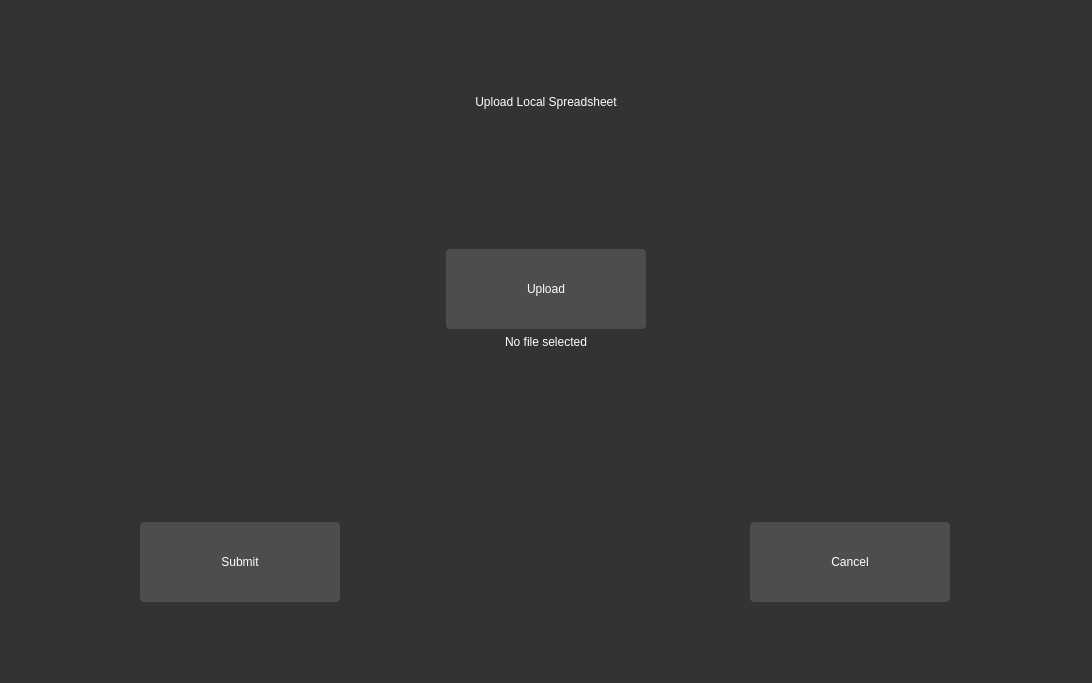
<?xml version="1.0" encoding="UTF-8"?>
<ui version="4.0">
 <class>Form</class>
 <widget class="QWidget" name="Form">
  <property name="geometry">
   <rect>
    <x>0</x>
    <y>0</y>
    <width>1092</width>
    <height>683</height>
   </rect>
  </property>
  <property name="minimumSize">
   <size>
    <width>1092</width>
    <height>682</height>
   </size>
  </property>
  <property name="windowTitle">
   <string>Form</string>
  </property>
  <property name="styleSheet">
   <string notr="true">  QWidget {
        background-color: #333333;
        color: #ffffff;
        border: none;
    }
    QPushButton {
        background-color: #4d4d4d;
        border: 1px solid #4d4d4d;
        border-radius: 4px;
        color: #ffffff;
        padding: 5px;
    }
    QPushButton:hover {
        background-color: #5a5a5a;
        border: 1px solid #5a5a5a;
    }
    QCheckBox {
        color: #ffffff;
    }
    QLineEdit {
        background-color: #4d4d4d;
        border: 1px solid #4d4d4d;
        color: #ffffff;
        padding: 5px;
    }
    QTextEdit {
        background-color: #4d4d4d;
        border: 1px solid #4d4d4d;
        color: #ffffff;
        padding: 5px;
    }
    QProgressBar {
        border: 1px solid #444444;
        border-radius: 7px;
        background-color: #2e2e2e;
        text-align: center;
        font-size: 10pt;
        color: white;
    }
    QProgressBar::chunk {
        background-color: #3a3a3a;
        width: 5px;
    }
    QScrollBar:vertical {
        border: none;
        background-color: #3a3a3a;
        width: 10px;
        margin: 16px 0 16px 0;
    }
    QScrollBar::handle:vertical {
        background-color: #444444;
        border-radius: 5px;
    }
    QScrollBar:horizontal {
        border: none;
        background-color: #3a3a3a;
        height: 10px;
        margin: 0px 16px 0 16px;
    }
    QScrollBar::handle:horizontal {
        background-color: #444444;
        border-radius: 5px;
    }
    QTabWidget {
        background-color: #2e2e2e;
        border: none;
    }
    QTabBar::tab {
        background-color: #2e2e2e;
        color: #b1b1b1;
        padding: 8px 20px;
        border-top-left-radius: 5px;
        border-top-right-radius: 5px;
        border: none;
    }

    QTabBar::tab:selected, QTabBar::tab:hover {
        background-color: #3a3a3a;
        color: white;
    }</string>
  </property>
  <layout class="QVBoxLayout" name="verticalLayout">
   <item>
    <layout class="QHBoxLayout" name="horizontalLayout">
     <property name="leftMargin">
      <number>5</number>
     </property>
     <property name="rightMargin">
      <number>5</number>
     </property>
     <property name="bottomMargin">
      <number>0</number>
     </property>
     <item>
      <widget class="QLabel" name="label">
       <property name="minimumSize">
        <size>
         <width>0</width>
         <height>0</height>
        </size>
       </property>
       <property name="maximumSize">
        <size>
         <width>1200</width>
         <height>200</height>
        </size>
       </property>
       <property name="styleSheet">
        <string notr="true">font: 700 60pt &quot;Segoe UI&quot;;</string>
       </property>
       <property name="text">
        <string>Upload Local Spreadsheet</string>
       </property>
       <property name="alignment">
        <set>Qt::AlignCenter</set>
       </property>
      </widget>
     </item>
    </layout>
   </item>
   <item>
    <layout class="QHBoxLayout" name="horizontalLayout_4">
     <property name="topMargin">
      <number>50</number>
     </property>
     <item>
      <widget class="QPushButton" name="upload_button_1">
       <property name="minimumSize">
        <size>
         <width>100</width>
         <height>60</height>
        </size>
       </property>
       <property name="maximumSize">
        <size>
         <width>200</width>
         <height>80</height>
        </size>
       </property>
       <property name="styleSheet">
        <string notr="true">font: 700 18pt &quot;Segoe UI&quot;;</string>
       </property>
       <property name="text">
        <string>Upload</string>
       </property>
      </widget>
     </item>
    </layout>
   </item>
   <item>
    <layout class="QHBoxLayout" name="horizontalLayout_2">
     <property name="bottomMargin">
      <number>60</number>
     </property>
     <item>
      <widget class="QLabel" name="file_label_1">
       <property name="styleSheet">
        <string notr="true">font: italic 12pt &quot;Segoe UI&quot;;</string>
       </property>
       <property name="text">
        <string>No file selected</string>
       </property>
       <property name="alignment">
        <set>Qt::AlignHCenter|Qt::AlignTop</set>
       </property>
      </widget>
     </item>
    </layout>
   </item>
   <item>
    <layout class="QHBoxLayout" name="horizontalLayout_3">
     <property name="spacing">
      <number>300</number>
     </property>
     <property name="leftMargin">
      <number>19</number>
     </property>
     <property name="rightMargin">
      <number>20</number>
     </property>
     <property name="bottomMargin">
      <number>70</number>
     </property>
     <item>
      <widget class="QPushButton" name="upload_local_file">
       <property name="minimumSize">
        <size>
         <width>100</width>
         <height>60</height>
        </size>
       </property>
       <property name="maximumSize">
        <size>
         <width>200</width>
         <height>80</height>
        </size>
       </property>
       <property name="styleSheet">
        <string notr="true">font: 700 18pt &quot;Segoe UI&quot;;</string>
       </property>
       <property name="text">
        <string>Submit</string>
       </property>
      </widget>
     </item>
     <item>
      <widget class="QPushButton" name="cancel_process">
       <property name="minimumSize">
        <size>
         <width>100</width>
         <height>60</height>
        </size>
       </property>
       <property name="maximumSize">
        <size>
         <width>200</width>
         <height>80</height>
        </size>
       </property>
       <property name="styleSheet">
        <string notr="true">font: 700 18pt &quot;Segoe UI&quot;;</string>
       </property>
       <property name="text">
        <string>Cancel</string>
       </property>
      </widget>
     </item>
    </layout>
   </item>
  </layout>
 </widget>
 <resources/>
 <connections/>
</ui>
